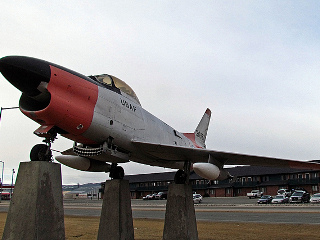
#> input picture dataset/000000084752.jpg, 320 x 240 px
$ python -i generate.py   (imports and definitions only)
#> lines starting #> are read from the running program, lines starting #| are printed output that depends on the picture
#!/usr/bin/env python

import sys
import random
import glob
import os.path
import uuid

from queue import Queue, Empty
from threading import Thread

import numpy as np
import cv2


def scale_down(img, target_size):
    src_height, src_width = img.shape
    src_ratio = src_height/src_width
    target_width, target_height = target_size
    if src_ratio < target_height/target_width:
        dst_size = (int(np.round(target_height/src_ratio)), target_height)
    else:
        dst_size = (target_width, int(np.round(target_width*src_ratio)))
    return cv2.resize(img, dst_size, interpolation=cv2.INTER_AREA)


def crop(img, origin, size):
    width, height = size
    x, y = origin
    return img[y:y + height, x:x + width]


def center_crop(img, target_size):
    target_width, target_height = target_size
    # Note the reverse order of width and height
    height, width = img.shape
    x = int(np.round((width - target_width)/2))
    y = int(np.round((height - target_height)/2))
    return crop(img, (x, y), target_size)


def generate_points():
    # Choose top-left corner of patch (assume 0,0 is top-left of image)
    # Restrict points to within 24-px from the border
    p = 32
    x, y = (random.randint(56, 136), 56)
    patch = [
        (x, y),
        (x + 128, y),
        (x + 128, y + 128),
        (x, y + 128)
    ]
    # Perturb
    perturbed_patch = [(x + random.randint(-p, p), y + random.randint(-p, p)) for x, y in patch]
    return np.array(patch), np.array(perturbed_patch)


def warp(img, orig, perturbed, target_size):
    # Get inverse homography matrix
    M = cv2.getPerspectiveTransform(np.float32(perturbed), np.float32(orig))
    return cv2.warpPerspective(img, M, target_size, flags=cv2.INTER_CUBIC)


def process_image(image_path, num_output=1):
    # Read as grayscale
#> called with image_path = '000000084752.jpg', num_output = 1
    img = cv2.imread(image_path, cv2.IMREAD_GRAYSCALE)
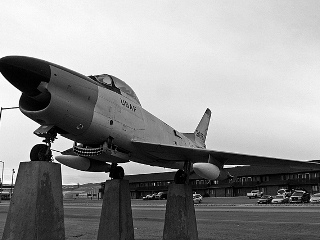
#> img: shape (240, 320); min 0, max 255, mean 147.1
    if img.shape < (240, 320):
        return

    target_size = (320, 240)
    img = scale_down(img, target_size)
    img = center_crop(img, target_size)

    patch_size = (128, 128)
    patches = []
    corners = []
    offsets = []
    images = []
    while len(corners) < num_output:
        orig, perturbed = generate_points()
        a = crop(img, orig[0], patch_size)
        b = warp(img, orig, perturbed, target_size)
        b = crop(b, orig[0], patch_size)
        try:
            d = np.stack((a, b), axis=-1)
        except ValueError:
            continue
        patches.append(d)
        corners.append(orig)
        images.append(img)
        offset = (perturbed - orig).reshape(-1)
        offsets.append(offset)
#> this loop made 1 pass
#> pass 1, in process_image, `a = crop(img, orig[0], patch_size)`:
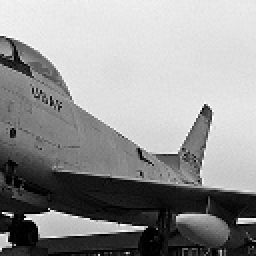
#> a: shape (128, 128) (shown 2 times larger); min 0, max 255, mean 148.8
#> pass 1, in process_image, `b = warp(img, orig, perturbed, target_size)`:
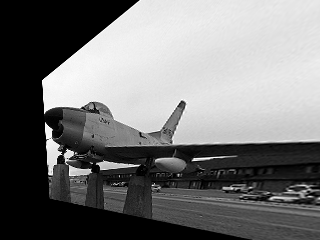
#> b: shape (240, 320); min 0, max 255, mean 117.2
#> pass 1, in process_image, `b = crop(b, orig[0], patch_size)`:
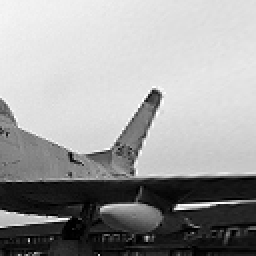
#> b: shape (128, 128) (shown 2 times larger); min 0, max 255, mean 158.1
#> after the loop, corners = [[[105, 56], [233, 56], [233, 184], [105, 184]]]; images = 1 item; offsets = [[21, -27, 1, 30, 19, 6, 29, 13]]; patches = 1 item
    print('done:', image_path)
    return patches, corners, images, offsets


class Worker(Thread):

   # [91 lines left out: functions __init__, run, pack, bundle, main, not called in this run]


# [2 lines not run here, left out]

>>> result = process_image('000000084752.jpg')
